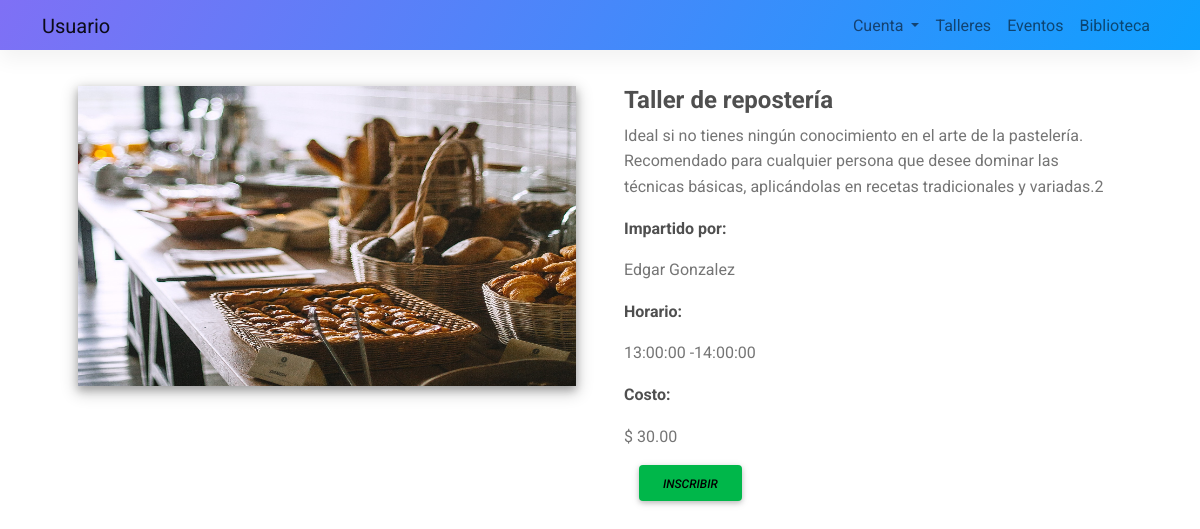
The app's page /panel/tallerUser.php?accion=vermas&id_usuario=45&id_taller=1 (signed in) with its own data.
### tables this page shows
CREATE TABLE `taller` (
  `id_taller` int(11) NOT NULL,
  `taller` varchar(100) NOT NULL,
  `descripcion` text NOT NULL,
  `horario_inicio` time NOT NULL,
  `horario_fin` time NOT NULL,
  `fotografia` varchar(100) NOT NULL DEFAULT 'nofoto.png'
);

### models/taller.class.php (called while the page is built, shortened)
<?php
require_once('sistema.class.php');
class Taller extends Sistema
{
    public function readOne($id_taller)
    {
        $sql = "SELECT id_taller,taller,descripcion,horario_inicio,horario_fin,fotografia  from taller where id_taller = :id_taller";
        $stmt = $this->con->prepare($sql);
        $stmt->bindParam(':id_taller', $id_taller, PDO::PARAM_INT);
        $stmt->execute();
        $datos = $stmt->fetchAll(PDO::FETCH_ASSOC);
        $datos = (isset($datos[0])) ? $datos[0] : null;
        return $datos;
    }
}
$taller = new Taller;

### models/sistema.class.php (called while the page is built, shortened)
<?php
class Sistema
{
    public function connect()
    {
        $dbDriver = "mysql";
        $dbHost = "localhost";
        $db = "centro_comunitario";
        $dbUser = "administrador";
        $dbPass = "123";
        $this->con = new PDO($dbDriver . ':host=' . $dbHost . ';dbname=' . $db, $dbUser, $dbPass);
    }
}

### models/inscripcion.class.php (called while the page is built, shortened)
<?php
require_once('sistema.class.php');
class Inscripcion extends Sistema
{
    public function readOneTaller($id_taller)
    {
        $sql = "SELECT
        `t`.`id_taller` AS `id_taller`,
        `t`.`taller` AS `taller`,
        `t`.`horario_inicio` AS `horario_inicio`,
        `t`.`horario_fin` AS `horario_fin`,
        `t`.`fotografia` AS `fotografia`,
       `tt`.`costo` AS `costo`,
        CONCAT(`u`.`nombre`, ' ', `u`.`primer_apellido`) AS `instructor`,
        COALESCE(COUNT(DISTINCT `c`.`id_usuario`),
        0) AS `usuarios_inscritos`
    FROM
        (
            (
                (
                    (
                        `centro_comunitario`.`usuario` `u`
                    JOIN `centro_comunitario`.`taller_tallerista` `tt`
                    ON
                        (`u`.`id_usuario` = `tt`.`id_usuario`)
                    )
                LEFT JOIN `centro_comunitario`.`taller` `t`
                ON
                    (`t`.`id_taller` = `tt`.`id_taller`)
                )
            LEFT JOIN `centro_comunitario`.`taller_cliente` `tc`
            ON
                (`t`.`id_taller` = `tc`.`id_taller`)
            )
        LEFT JOIN `centro_comunitario`.`cliente` `c`
        ON
            (`c`.`id_cliente` = `tc`.`id_cliente`)
        ) WHERE t.id_taller=:id_taller
    GROUP BY
        `t`.`id_taller`";
        $stmt = $this->con->prepare($sql);
        $stmt->bindParam(':id_taller',$id_taller,PDO::PARAM_INT);
        $stmt->execute();
        $datos = $stmt->fetchAll(PDO::FETCH_ASSOC);
        return $datos;
    }
}
$inscripcion = new Inscripcion;

### views/user/taller/vermas.php (the view, shortened to what this page needs)
<div class="container" style="padding: 3%;">
    <section>
        <div class="row">
            <div class="col-md-6 gx-5 mb-4">
                <div class="bg-image hover-overlay ripple shadow-2-strong" data-mdb-ripple-color="light">
                    <img alt="..." src="/centro_comunitario/image/taller/<?php echo $datosTaller['fotografia']; ?>" class="img-fluid" style="width: 612px; height: 300px;" />
                </div>
            </div>
            <div class="col-md-6 gx-5 mb-4">
                <h4><strong><?php echo $datosTaller['taller']; ?></strong></h4>
                <p class="text-muted">
                    <?php echo $datosTaller['descripcion']; ?>
                </p>
                <p><strong>Impartido por:</strong></p>
                <p class="text-muted">
                    <?php echo $datosTallerInsc[0]['instructor'] ?> <br>
                </p>
                <p><strong>Horario:</strong></p>
                <p class="text-muted">
                    <?php echo $datosTaller['horario_inicio'] ?> -<?php echo $datosTaller['horario_fin'] ?>
                </p>
                <p><strong>Costo:</strong></p>
                <p class="text-muted">
                    $ <?php echo $datosTallerInsc[0]['costo'] ?>
                </p>
                <div class="col-md-6 gx-5 mb-4">
                <i class="btn btn-success bi bi-pencil"><a href="tallerUser.php?accion=inscribir&id_usuario=<?php echo $datos['id_usuario']?>&id_taller=<?php echo $datos['id_taller']?>" style="color: black;">Inscribir</a></i>
                </div>
            </div>
        </div>
    </section>
</div>

### css/style.css (style rules this page uses)
* { font-family: Roboto; }

### records on screen
taller: fotografia (picture), taller "Taller de repostería", descripcion "Ideal si no tienes ningún conocimiento en el arte de la pastelería. Recomendado para cualquier persona que desee dominar las técnicas básicas, aplicándolas en recetas tradicionales y variadas.2", horario_inicio "13:00:00", horario_fin "14:00:00"

### other values on screen
$datosTallerInsc[0]['instructor'] "Edgar Gonzalez"
$datosTallerInsc[0]['costo'] "30.00"
